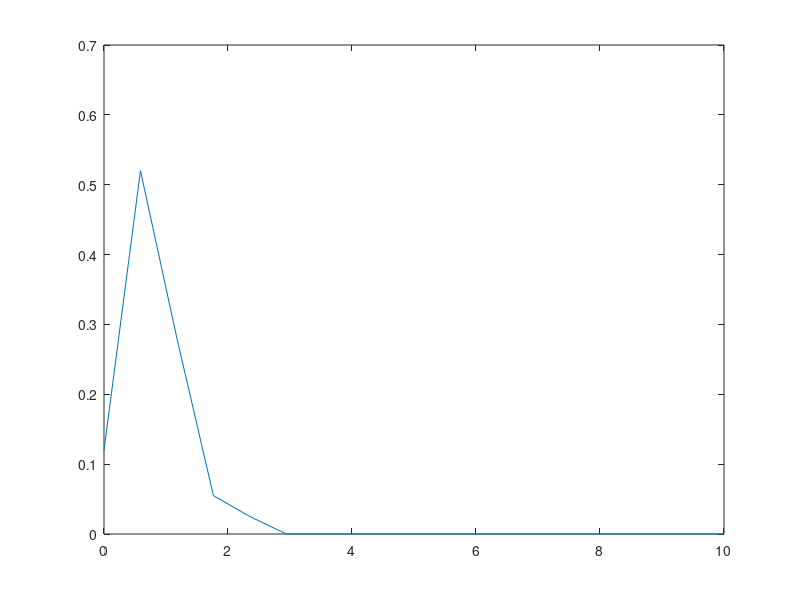

MATLAB code for this plot:
function error_simulated=Proportional_VP_single_simulator_QY(Theta,nTrials)
% Theta=[Jbar tau];
% allocationVec is the priorities [] for targets
% model = 'proportional';

if nargin<=0;
    Theta = [3, 0.5]; % debug
    nTrials = 200;
elseif nargin <=1;
    nTrials = 200;
end

% gamma distribution
Jbar = Theta(1);
tau = Theta(2);
N = nTrials;             % number of trials for current item
J = gamrnd(Jbar/tau,tau,[N,1]); % compute the J for each priority
sd = 1./sqrt(J); % convert into sigma for gaussian distribution

%simulate
relative_me=[];
error=cell(1);
for iTrial = 1: N
    % the relative memory (error)location based on target location
    relative_me(iTrial,1)= sd(iTrial).*randn(1,1);
    relative_me(iTrial,2)= sd(iTrial).*randn(1,1);
    % calculate the euclidean distance of memory error
    error{1,1}{1, 1}(iTrial,1) = sqrt(relative_me(iTrial,1).^2 +relative_me(iTrial,2).^2);
end
error_simulated=error{1}

% plot the simulated data
figure;
xlims = linspace(0,10,18);
datacounts = hist(error_simulated{1},xlims);
plot(xlims,datacounts./sum(datacounts));

end % end of proportaionl simulator